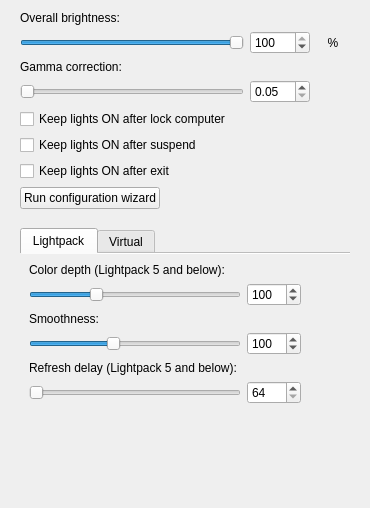
      <widget class="QWidget" name="tabDeviceOptions">
       <property name="sizePolicy">
        <sizepolicy hsizetype="Fixed" vsizetype="Preferred">
         <horstretch>0</horstretch>
         <verstretch>0</verstretch>
        </sizepolicy>
       </property>
       <property name="styleSheet">
        <string notr="true">QComboBox {margin-bottom:0.4em; padding-left: 0.3em}</string>
       </property>
       <attribute name="title">
        <string>Device</string>
       </attribute>
       <layout class="QGridLayout" name="gridLayout_12">
        <property name="leftMargin">
         <number>20</number>
        </property>
        <property name="rightMargin">
         <number>20</number>
        </property>
        <item row="12" column="0">
         <layout class="QHBoxLayout" name="horizontalLayout_8">
          <property name="bottomMargin">
           <number>13</number>
          </property>
          <item>
           <widget class="QPushButton" name="pbRunConfigurationWizard">
            <property name="text">
             <string>Run configuration wizard</string>
            </property>
           </widget>
          </item>
          <item>
           <spacer name="horizontalSpacer_3">
            <property name="orientation">
             <enum>Qt::Horizontal</enum>
            </property>
            <property name="sizeHint" stdset="0">
             <size>
              <width>40</width>
              <height>20</height>
             </size>
            </property>
           </spacer>
          </item>
         </layout>
        </item>
        <item row="1" column="0">
         <widget class="QLabel" name="label_5">
          <property name="sizePolicy">
           <sizepolicy hsizetype="Preferred" vsizetype="Fixed">
            <horstretch>0</horstretch>
            <verstretch>0</verstretch>
           </sizepolicy>
          </property>
          <property name="text">
           <string>Overall brightness:</string>
          </property>
         </widget>
        </item>
        <item row="2" column="1">
         <widget class="QSpinBox" name="spinBox_DeviceBrightness">
          <property name="sizePolicy">
           <sizepolicy hsizetype="Fixed" vsizetype="Fixed">
            <horstretch>0</horstretch>
            <verstretch>0</verstretch>
           </sizepolicy>
          </property>
          <property name="minimumSize">
           <size>
            <width>60</width>
            <height>0</height>
           </size>
          </property>
          <property name="maximumSize">
           <size>
            <width>50</width>
            <height>16777215</height>
           </size>
          </property>
          <property name="minimum">
           <number>0</number>
          </property>
          <property name="maximum">
           <number>100</number>
          </property>
          <property name="value">
           <number>100</number>
          </property>
         </widget>
        </item>
        <item row="4" column="2">
         <widget class="QPushButton" name="pushButton_GammaCorrectionHelp">
          <property name="sizePolicy">
           <sizepolicy hsizetype="Fixed" vsizetype="Fixed">
            <horstretch>0</horstretch>
            <verstretch>0</verstretch>
           </sizepolicy>
          </property>
          <property name="styleSheet">
           <string notr="true">margin:0px;</string>
          </property>
          <property name="text">
           <string/>
          </property>
          <property name="icon">
           <iconset resource="../res/LightpackResources.qrc">
            <normaloff>:/icons/help.png</normaloff>:/icons/help.png</iconset>
          </property>
          <property name="flat">
           <bool>true</bool>
          </property>
         </widget>
        </item>
        <item row="2" column="2">
         <widget class="QLabel" name="label_15">
          <property name="styleSheet">
           <string notr="true">margin:0px;</string>
          </property>
          <property name="text">
           <string>%</string>
          </property>
          <property name="alignment">
           <set>Qt::AlignCenter</set>
          </property>
         </widget>
        </item>
        <item row="4" column="0">
         <widget class="QSlider" name="horizontalSlider_GammaCorrection">
          <property name="sizePolicy">
           <sizepolicy hsizetype="Expanding" vsizetype="Fixed">
            <horstretch>0</horstretch>
            <verstretch>0</verstretch>
           </sizepolicy>
          </property>
          <property name="whatsThis">
           <string>&lt;h4&gt;Gamma correction&lt;/h4&gt; It controls the level of saturation. The effect is clearly detectable in a video in screen grabbing mode&lt;br/&gt;Recommended value: 2.00</string>
          </property>
          <property name="minimum">
           <number>5</number>
          </property>
          <property name="maximum">
           <number>1000</number>
          </property>
          <property name="singleStep">
           <number>5</number>
          </property>
          <property name="orientation">
           <enum>Qt::Horizontal</enum>
          </property>
          <property name="tickPosition">
           <enum>QSlider::NoTicks</enum>
          </property>
          <property name="tickInterval">
           <number>100</number>
          </property>
         </widget>
        </item>
        <item row="2" column="0">
         <widget class="QSlider" name="horizontalSlider_DeviceBrightness">
          <property name="minimum">
           <number>0</number>
          </property>
          <property name="maximum">
           <number>100</number>
          </property>
          <property name="pageStep">
           <number>1</number>
          </property>
          <property name="value">
           <number>100</number>
          </property>
          <property name="orientation">
           <enum>Qt::Horizontal</enum>
          </property>
         </widget>
        </item>
        <item row="4" column="1">
         <widget class="QDoubleSpinBox" name="doubleSpinBox_DeviceGamma">
          <property name="sizePolicy">
           <sizepolicy hsizetype="Fixed" vsizetype="Fixed">
            <horstretch>0</horstretch>
            <verstretch>0</verstretch>
           </sizepolicy>
          </property>
          <property name="minimumSize">
           <size>
            <width>50</width>
            <height>0</height>
           </size>
          </property>
          <property name="maximumSize">
           <size>
            <width>60</width>
            <height>16777215</height>
           </size>
          </property>
          <property name="minimum">
           <double>0.050000000000000</double>
          </property>
          <property name="maximum">
           <double>10.000000000000000</double>
          </property>
          <property name="singleStep">
           <double>0.050000000000000</double>
          </property>
          <property name="value">
           <double>0.050000000000000</double>
          </property>
         </widget>
        </item>
        <item row="11" column="0">
         <widget class="QCheckBox" name="checkBox_KeepLightsOnAfterExit">
          <property name="sizePolicy">
           <sizepolicy hsizetype="Fixed" vsizetype="Fixed">
            <horstretch>0</horstretch>
            <verstretch>0</verstretch>
           </sizepolicy>
          </property>
          <property name="minimumSize">
           <size>
            <width>0</width>
            <height>0</height>
           </size>
          </property>
          <property name="text">
           <string>Keep lights ON after exit</string>
          </property>
         </widget>
        </item>
        <item row="14" column="0">
         <spacer name="verticalSpacer_2">
          <property name="orientation">
           <enum>Qt::Vertical</enum>
          </property>
          <property name="sizeHint" stdset="0">
           <size>
            <width>20</width>
            <height>40</height>
           </size>
          </property>
         </spacer>
        </item>
        <item row="3" column="0">
         <widget class="QLabel" name="label_GammaCorrection">
          <property name="sizePolicy">
           <sizepolicy hsizetype="Preferred" vsizetype="Fixed">
            <horstretch>0</horstretch>
            <verstretch>0</verstretch>
           </sizepolicy>
          </property>
          <property name="text">
           <string>Gamma correction:</string>
          </property>
         </widget>
        </item>
        <item row="13" column="0" colspan="3">
         <widget class="QTabWidget" name="tabDevices">
          <property name="sizePolicy">
           <sizepolicy hsizetype="Expanding" vsizetype="Fixed">
            <horstretch>0</horstretch>
            <verstretch>0</verstretch>
           </sizepolicy>
          </property>
          <property name="minimumSize">
           <size>
            <width>0</width>
            <height>100</height>
           </size>
          </property>
          <property name="currentIndex">
           <number>0</number>
          </property>
          <property name="documentMode">
           <bool>true</bool>
          </property>
          <widget class="QWidget" name="tabDeviceLightpack">
           <property name="sizePolicy">
            <sizepolicy hsizetype="Preferred" vsizetype="Fixed">
             <horstretch>0</horstretch>
             <verstretch>0</verstretch>
            </sizepolicy>
           </property>
           <property name="minimumSize">
            <size>
             <width>0</width>
             <height>50</height>
            </size>
           </property>
           <attribute name="title">
            <string>Lightpack</string>
           </attribute>
           <layout class="QGridLayout" name="gridLayout_13">
            <item row="4" column="0">
             <widget class="QLabel" name="label_9">
              <property name="sizePolicy">
               <sizepolicy hsizetype="Preferred" vsizetype="Fixed">
                <horstretch>0</horstretch>
                <verstretch>0</verstretch>
               </sizepolicy>
              </property>
              <property name="text">
               <string>Smoothness:</string>
              </property>
             </widget>
            </item>
            <item row="7" column="0">
             <widget class="QSlider" name="horizontalSlider_DeviceRefreshDelay">
              <property name="whatsThis">
               <string>&lt;h4&gt;Refresh delay&lt;/h4&gt; This setting’s values are inversely proportional to the PWM’s frequency. It's affects to performance.</string>
              </property>
              <property name="minimum">
               <number>64</number>
              </property>
              <property name="maximum">
               <number>1023</number>
              </property>
              <property name="pageStep">
               <number>1</number>
              </property>
              <property name="value">
               <number>64</number>
              </property>
              <property name="orientation">
               <enum>Qt::Horizontal</enum>
              </property>
             </widget>
            </item>
            <item row="3" column="1">
             <widget class="QSpinBox" name="spinBox_DeviceColorDepth">
              <property name="sizePolicy">
               <sizepolicy hsizetype="Fixed" vsizetype="Fixed">
                <horstretch>0</horstretch>
                <verstretch>0</verstretch>
               </sizepolicy>
              </property>
              <property name="minimumSize">
               <size>
                <width>50</width>
                <height>0</height>
               </size>
              </property>
              <property name="maximumSize">
               <size>
                <width>60</width>
                <height>16777215</height>
               </size>
              </property>
              <property name="minimum">
               <number>32</number>
              </property>
              <property name="maximum">
               <number>255</number>
              </property>
              <property name="value">
               <number>100</number>
              </property>
             </widget>
            </item>
            <item row="5" column="2">
             <widget class="QPushButton" name="pushButton_LightpackSmoothnessHelp">
              <property name="sizePolicy">
               <sizepolicy hsizetype="Fixed" vsizetype="Fixed">
                <horstretch>0</horstretch>
                <verstretch>0</verstretch>
               </sizepolicy>
              </property>
              <property name="styleSheet">
               <string notr="true">margin:0px;</string>
              </property>
              <property name="text">
               <string/>
              </property>
              <property name="icon">
               <iconset resource="../res/LightpackResources.qrc">
                <normaloff>:/icons/help.png</normaloff>:/icons/help.png</iconset>
              </property>
              <property name="flat">
               <bool>true</bool>
              </property>
             </widget>
            </item>
            <item row="6" column="0">
             <widget class="QLabel" name="label_DeviceRefreshDelay">
              <property name="sizePolicy">
               <sizepolicy hsizetype="Preferred" vsizetype="Fixed">
                <horstretch>0</horstretch>
                <verstretch>0</verstretch>
               </sizepolicy>
              </property>
              <property name="text">
               <string>Refresh delay (Lightpack 5 and below):</string>
              </property>
             </widget>
            </item>
            <item row="3" column="0">
             <widget class="QSlider" name="horizontalSlider_DeviceColorDepth">
              <property name="whatsThis">
               <string>&lt;h4&gt;Color depth&lt;/h4&gt; Number of colors per channel, one RGB LED uses 3 channels (value in power of 3).</string>
              </property>
              <property name="minimum">
               <number>32</number>
              </property>
              <property name="maximum">
               <number>255</number>
              </property>
              <property name="pageStep">
               <number>1</number>
              </property>
              <property name="value">
               <number>100</number>
              </property>
              <property name="orientation">
               <enum>Qt::Horizontal</enum>
              </property>
             </widget>
            </item>
            <item row="7" column="2">
             <widget class="QPushButton" name="pushButton_LightpackRefreshDelayHelp">
              <property name="sizePolicy">
               <sizepolicy hsizetype="Fixed" vsizetype="Fixed">
                <horstretch>0</horstretch>
                <verstretch>0</verstretch>
               </sizepolicy>
              </property>
              <property name="styleSheet">
               <string notr="true">margin:0px;</string>
              </property>
              <property name="text">
               <string/>
              </property>
              <property name="icon">
               <iconset resource="../res/LightpackResources.qrc">
                <normaloff>:/icons/help.png</normaloff>:/icons/help.png</iconset>
              </property>
              <property name="flat">
               <bool>true</bool>
              </property>
             </widget>
            </item>
            <item row="5" column="1">
             <widget class="QSpinBox" name="spinBox_DeviceSmooth">
              <property name="sizePolicy">
               <sizepolicy hsizetype="Fixed" vsizetype="Fixed">
                <horstretch>0</horstretch>
                <verstretch>0</verstretch>
               </sizepolicy>
              </property>
              <property name="minimumSize">
               <size>
                <width>50</width>
                <height>0</height>
               </size>
              </property>
              <property name="maximumSize">
               <size>
                <width>60</width>
                <height>16777215</height>
               </size>
              </property>
              <property name="minimum">
               <number>0</number>
              </property>
              <property name="maximum">
               <number>255</number>
              </property>
              <property name="value">
               <number>100</number>
              </property>
             </widget>
            </item>
            <item row="5" column="0">
             <widget class="QSlider" name="horizontalSlider_DeviceSmooth">
              <property name="whatsThis">
               <string>&lt;h4&gt;Smoothness&lt;/h4&gt; It defines how many steps will be color changed in</string>
              </property>
              <property name="minimum">
               <number>0</number>
              </property>
              <property name="maximum">
               <number>255</number>
              </property>
              <property name="pageStep">
               <number>1</number>
              </property>
              <property name="value">
               <number>100</number>
              </property>
              <property name="orientation">
               <enum>Qt::Horizontal</enum>
              </property>
             </widget>
            </item>
            <item row="3" column="2">
             <widget class="QPushButton" name="pushButton_LightpackColorDepthHelp">
              <property name="sizePolicy">
               <sizepolicy hsizetype="Fixed" vsizetype="Fixed">
                <horstretch>0</horstretch>
                <verstretch>0</verstretch>
               </sizepolicy>
              </property>
              <property name="styleSheet">
               <string notr="true">margin:0px;</string>
              </property>
              <property name="text">
               <string/>
              </property>
              <property name="icon">
               <iconset resource="../res/LightpackResources.qrc">
                <normaloff>:/icons/help.png</normaloff>:/icons/help.png</iconset>
              </property>
              <property name="flat">
               <bool>true</bool>
              </property>
             </widget>
            </item>
            <item row="2" column="0">
             <widget class="QLabel" name="label_DeviceColorDepth">
              <property name="sizePolicy">
               <sizepolicy hsizetype="Preferred" vsizetype="Fixed">
                <horstretch>0</horstretch>
                <verstretch>0</verstretch>
               </sizepolicy>
              </property>
              <property name="text">
               <string>Color depth (Lightpack 5 and below):</string>
              </property>
             </widget>
            </item>
            <item row="7" column="1">
             <widget class="QSpinBox" name="spinBox_DeviceRefreshDelay">
              <property name="sizePolicy">
               <sizepolicy hsizetype="Fixed" vsizetype="Fixed">
                <horstretch>0</horstretch>
                <verstretch>0</verstretch>
               </sizepolicy>
              </property>
              <property name="minimumSize">
               <size>
                <width>50</width>
                <height>0</height>
               </size>
              </property>
              <property name="maximumSize">
               <size>
                <width>60</width>
                <height>16777215</height>
               </size>
              </property>
              <property name="minimum">
               <number>64</number>
              </property>
              <property name="maximum">
               <number>1023</number>
              </property>
              <property name="value">
               <number>64</number>
              </property>
             </widget>
            </item>
            <item row="8" column="0">
             <spacer name="verticalSpacer_8">
              <property name="orientation">
               <enum>Qt::Vertical</enum>
              </property>
              <property name="sizeHint" stdset="0">
               <size>
                <width>20</width>
                <height>40</height>
               </size>
              </property>
             </spacer>
            </item>
           </layout>
          </widget>
          <widget class="QWidget" name="tabDeviceVirtual">
           <attribute name="title">
            <string>Virtual</string>
           </attribute>
           <layout class="QGridLayout" name="gridLayout_7">
            <property name="horizontalSpacing">
             <number>12</number>
            </property>
            <item row="1" column="0">
             <spacer name="verticalSpacer_15">
              <property name="orientation">
               <enum>Qt::Vertical</enum>
              </property>
              <property name="sizeHint" stdset="0">
               <size>
                <width>20</width>
                <height>40</height>
               </size>
              </property>
             </spacer>
            </item>
            <item row="0" column="0" colspan="2">
             <widget class="QFrame" name="frame_VirtualLeds">
              <property name="frameShape">
               <enum>QFrame::StyledPanel</enum>
              </property>
              <property name="frameShadow">
               <enum>QFrame::Raised</enum>
              </property>
              <layout class="QVBoxLayout" name="verticalLayout_7">
               <item>
                <layout class="QGridLayout" name="gridLayout_VirtualLeds"/>
               </item>
              </layout>
             </widget>
            </item>
           </layout>
          </widget>
         </widget>
        </item>
        <item row="5" column="0">
         <widget class="QCheckBox" name="checkBox_KeepLightsOnAfterLockComputer">
          <property name="text">
           <string>Keep lights ON after lock computer</string>
          </property>
         </widget>
        </item>
        <item row="6" column="0">
         <widget class="QCheckBox" name="checkBox_KeepLightsOnAfterSuspend">
          <property name="text">
           <string>Keep lights ON after suspend</string>
          </property>
         </widget>
        </item>
       </layout>
      </widget>
